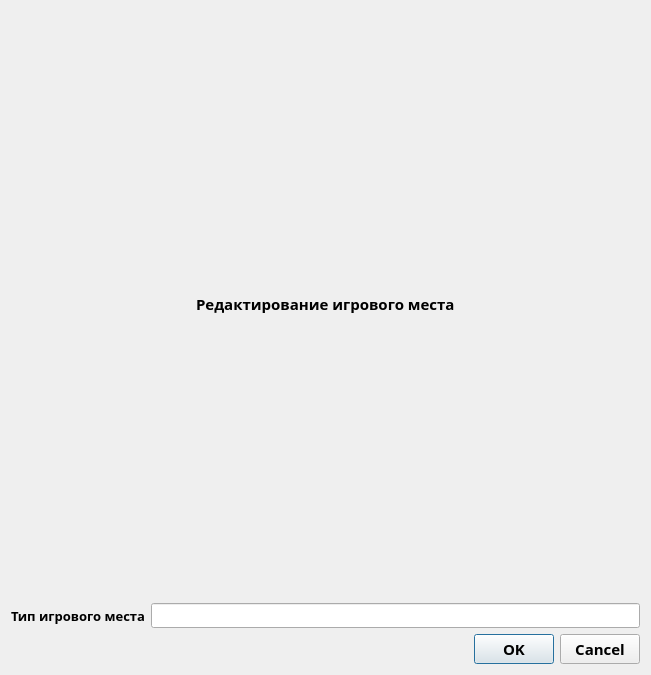
<?xml version="1.0" encoding="UTF-8"?>
<ui version="4.0">
 <class>editplace</class>
 <widget class="QDialog" name="editplace">
  <property name="geometry">
   <rect>
    <x>0</x>
    <y>0</y>
    <width>651</width>
    <height>675</height>
   </rect>
  </property>
  <property name="windowTitle">
   <string>Dialog</string>
  </property>
  <layout class="QGridLayout" name="gridLayout">
   <item row="0" column="0">
    <layout class="QVBoxLayout" name="verticalLayout_2">
     <item>
      <layout class="QHBoxLayout" name="horizontalLayout">
       <item>
        <spacer name="horizontalSpacer_2">
         <property name="font">
          <font>
           <family>Century Gothic</family>
          </font>
         </property>
         <property name="orientation">
          <enum>Qt::Orientation::Horizontal</enum>
         </property>
         <property name="sizeHint" stdset="0">
          <size>
           <width>40</width>
           <height>20</height>
          </size>
         </property>
        </spacer>
       </item>
       <item>
        <widget class="QLabel" name="label">
         <property name="font">
          <font>
           <family>Century Gothic</family>
           <pointsize>11</pointsize>
           <bold>true</bold>
          </font>
         </property>
         <property name="text">
          <string>Редактирование игрового места</string>
         </property>
        </widget>
       </item>
       <item>
        <spacer name="horizontalSpacer">
         <property name="font">
          <font>
           <family>Century Gothic</family>
          </font>
         </property>
         <property name="orientation">
          <enum>Qt::Orientation::Horizontal</enum>
         </property>
         <property name="sizeHint" stdset="0">
          <size>
           <width>40</width>
           <height>20</height>
          </size>
         </property>
        </spacer>
       </item>
      </layout>
     </item>
     <item>
      <layout class="QHBoxLayout" name="horizontalLayout_4">
       <item>
        <widget class="QLabel" name="label_2">
         <property name="font">
          <font>
           <family>Century Gothic</family>
           <pointsize>10</pointsize>
           <bold>true</bold>
          </font>
         </property>
         <property name="text">
          <string>Тип игрового места</string>
         </property>
        </widget>
       </item>
       <item>
        <widget class="QLineEdit" name="PlaceType">
         <property name="font">
          <font>
           <family>Century Gothic</family>
          </font>
         </property>
        </widget>
       </item>
      </layout>
     </item>
    </layout>
   </item>
   <item row="1" column="0">
    <widget class="QDialogButtonBox" name="buttonBox">
     <property name="font">
      <font>
       <family>Century Gothic</family>
       <pointsize>11</pointsize>
       <bold>true</bold>
      </font>
     </property>
     <property name="orientation">
      <enum>Qt::Orientation::Horizontal</enum>
     </property>
     <property name="standardButtons">
      <set>QDialogButtonBox::StandardButton::Cancel|QDialogButtonBox::StandardButton::Ok</set>
     </property>
    </widget>
   </item>
  </layout>
 </widget>
 <resources/>
 <connections>
  <connection>
   <sender>buttonBox</sender>
   <signal>accepted()</signal>
   <receiver>editplace</receiver>
   <slot>accept()</slot>
   <hints>
    <hint type="sourcelabel">
     <x>248</x>
     <y>254</y>
    </hint>
    <hint type="destinationlabel">
     <x>157</x>
     <y>274</y>
    </hint>
   </hints>
  </connection>
  <connection>
   <sender>buttonBox</sender>
   <signal>rejected()</signal>
   <receiver>editplace</receiver>
   <slot>reject()</slot>
   <hints>
    <hint type="sourcelabel">
     <x>316</x>
     <y>260</y>
    </hint>
    <hint type="destinationlabel">
     <x>286</x>
     <y>274</y>
    </hint>
   </hints>
  </connection>
 </connections>
</ui>
